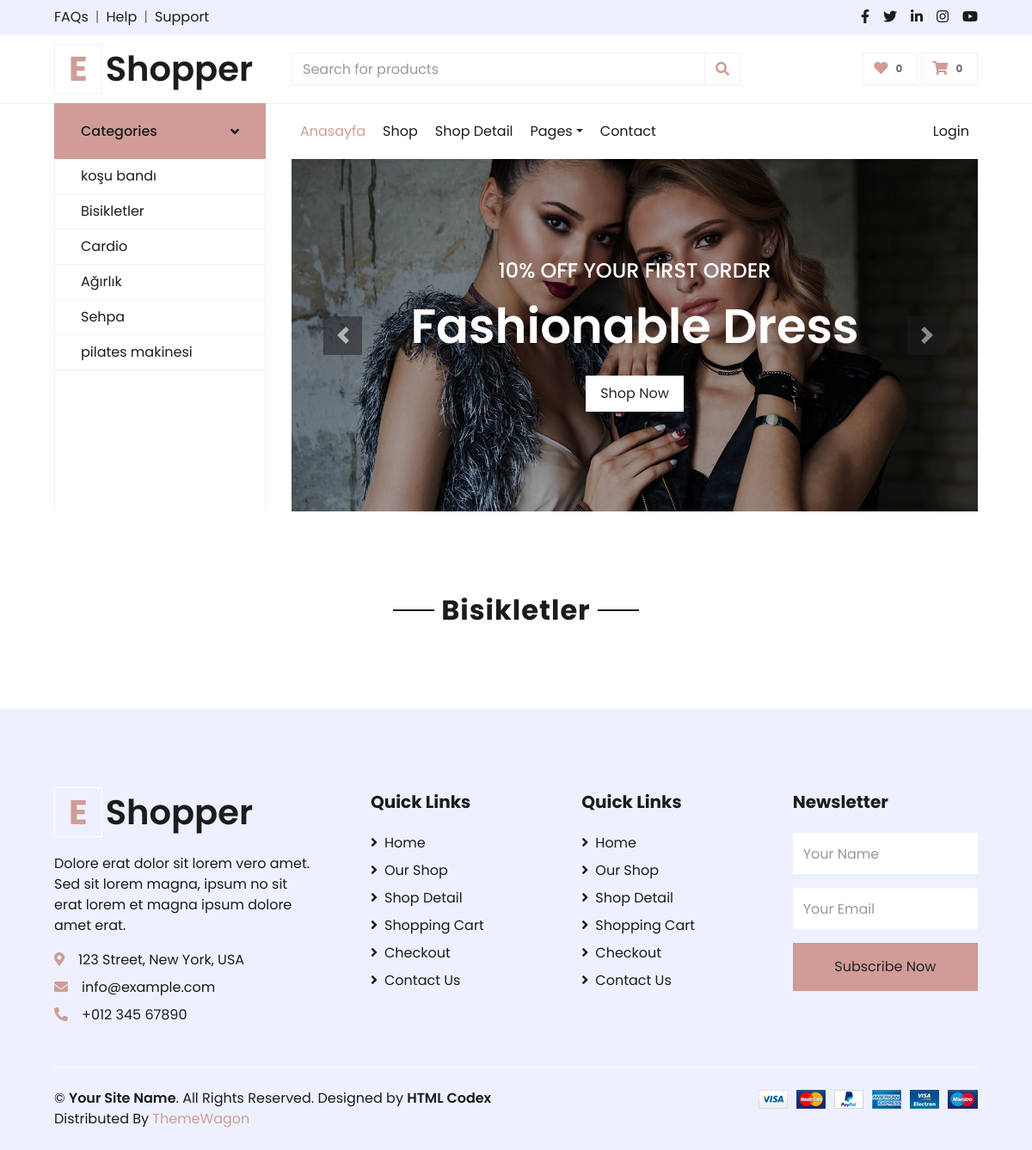
Before: /Category/3/bisiklet with the older database file.
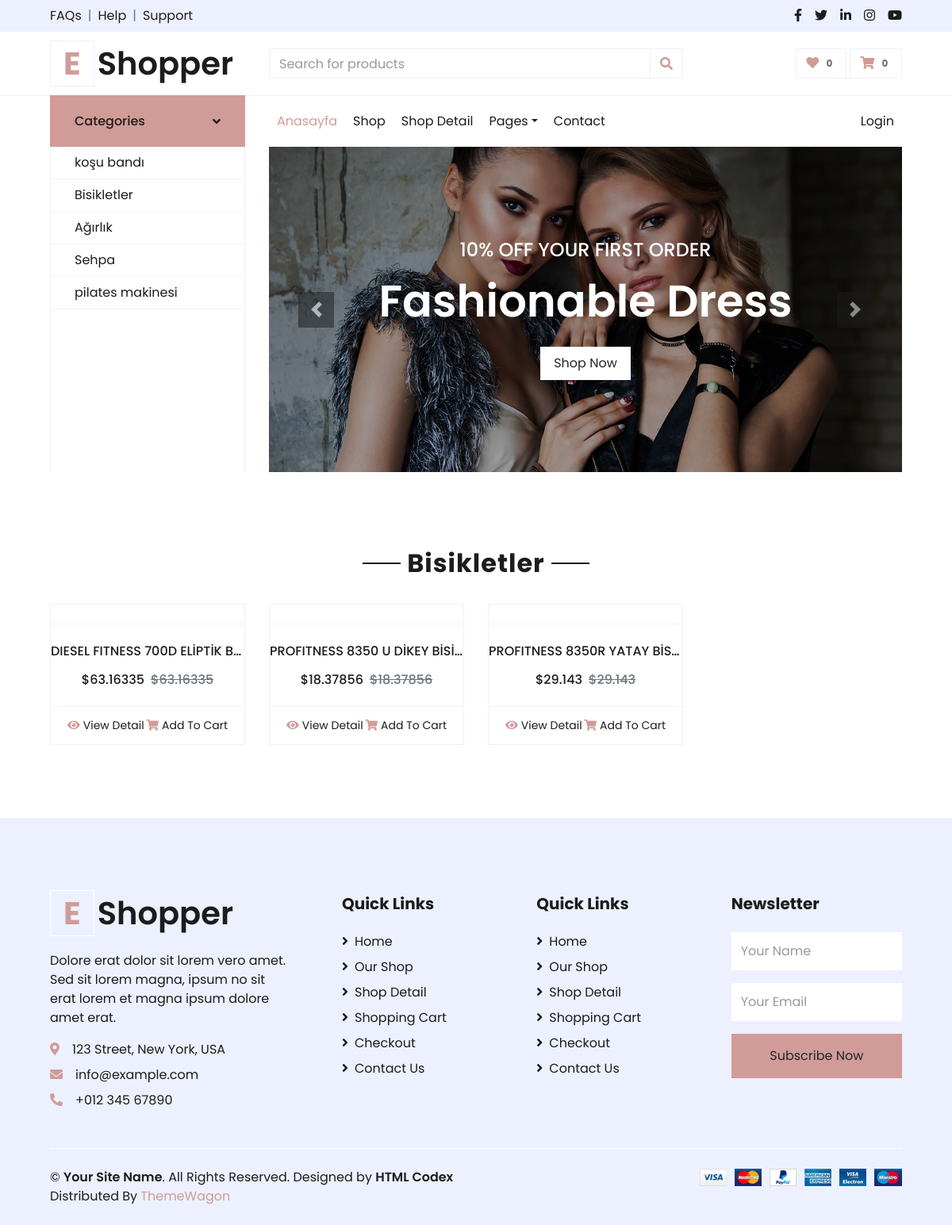
After: the same page with the newer database file.
### product/models.py (models this page shows, shortened)
class category(models.Model):
    STATUS = (
        ('True', 'Evet'),
        ('False', 'False'),
    )
    title = models.CharField(max_length=30)
    keywords = models.CharField(max_length=255)
    description = models.CharField(max_length=255)
    image = models.ImageField(blank=True, upload_to='images/')
    status = models.CharField(max_length=10, choices=STATUS)
    slug = models.SlugField()
    parent = models.ForeignKey('self', blank=True, null=True, related_name='children', on_delete=models.CASCADE)
    create_at = models.DateTimeField(auto_now_add=True)
    update_at = models.DateTimeField(auto_now=True)

class Product(models.Model):
    STATUS = (
        ('True', 'Evet'),
        ('False', 'Hayır'),
    )
    category = models.ForeignKey(category, on_delete=models.CASCADE)  # category tablosu ile ilişkilendirme
    title = models.CharField(max_length=50)
    description = models.CharField(blank=True, max_length=300)
    keywords = models.CharField(blank=True, max_length=200)
    image = models.ImageField(blank=True, upload_to='images/')
    price = models.FloatField()
    amount = models.IntegerField()
    detail = models.TextField()
    status = models.CharField(max_length=10, choices=STATUS)
    slug = models.SlugField(null=False, unique=True)
    create_at = models.DateTimeField(auto_now_add=True)
    update_at = models.DateTimeField(auto_now=True)
    def image_tag(self):
        return mark_safe('<img src="{}" height="50"/>'.format(self.image.url))
    image_tag.short_description = 'Image'

### home/views.py (the view)
# urls.py: path('Category/<int:id>/<slug:slug>', views.category_products, name='category_products'),]
def category_products(request, id, slug):
    Category = category.objects.all()
    selectedCategory = category.objects.filter(pk=id)
    product = Product.objects.filter(category_id=id)
    context = {'selectedCategory': selectedCategory,
               'Products': product,
               'category':Category}
    return render(request, 'category_products.html', context)

### home/templates/category_products.html (shortened to what this page needs)
{%  extends "homebase.html" %}
{% load static %}
{% block header %}{% include "header.html" %}{% endblock %}
{% block sidebar %}{% include "sidebar.html" %}{% endblock %}
{% block content %}
    <div class="container-fluid pt-5">
        <div class="text-center mb-4">
            {% for i in selectedCategory %}
            <h2 class="section-title px-5"><span class="px-2">{{ i.title}}</span></h2>
            {% endfor %}
        </div>
        <div class="row px-xl-5 pb-3">
            {% for i in Products %}
            <div class="col-lg-3 col-md-6 col-sm-12 pb-1">
                <div class="card product-item border-0 mb-4">
                    <div class="card-header product-img position-relative overflow-hidden bg-transparent border p-0">
                    </div>
                    <div class="card-body border-left border-right text-center p-0 pt-4 pb-3">
                        <h6 class="text-truncate mb-3">{{ i.title}}</h6>
                        <div class="d-flex justify-content-center">
                            <h6>${{ i.price }}</h6><h6 class="text-muted ml-2"><del>${{ i.price }}</del></h6>
                        </div>
                    </div>
                    <div class="card-footer d-flex justify-content-between bg-light border">
                        <a href="/product/{{ i.id }}/{{ i.slug }}" class="btn btn-sm text-dark p-0"><i class="fas fa-eye text-primary mr-1"></i>View Detail</a>
                        <a href="" class="btn btn-sm text-dark p-0"><i class="fas fa-shopping-cart text-primary mr-1"></i>Add To Cart</a>
                    </div>
                </div>
            </div>
            {% endfor %}
        </div>
    </div>
{% endblock %}
{% block footer %}{% include "footer.html" %}{% endblock %}

### home/templates/homebase.html (shortened to what this page needs)
{% load static %}
<!DOCTYPE html>
<html lang="en">
<head>
    <link href="https://cdnjs.cloudflare.com/ajax/libs/font-awesome/5.10.0/css/all.min.css" rel="stylesheet">
    <link href="{% static 'lib/owlcarousel/assets/owl.carousel.min.css"'%}" rel="stylesheet">
    <link href="{% static 'css/style.css' %}" rel="stylesheet">
</head>
<body>
 <div>
     {% block header %}{% endblock %}
{% block sidebar %}{% endblock %}
{% block content %}  {% endblock %}
 </div>
{% block footer %}{% endblock %}
</body>
</html>

### home/templates/header.html
{% load static %}
    <div class="container-fluid">
        <div class="row bg-secondary py-2 px-xl-5">
            <div class="col-lg-6 d-none d-lg-block">
                <div class="d-inline-flex align-items-center">
                    <a class="text-dark" href="">FAQs</a>
                    <span class="text-muted px-2">|</span>
                    <a class="text-dark" href="">Help</a>
                    <span class="text-muted px-2">|</span>
                    <a class="text-dark" href="">Support</a>
                </div>
            </div>
            <div class="col-lg-6 text-center text-lg-right">
                <div class="d-inline-flex align-items-center">
                    <a class="text-dark px-2" href="">
                        <i class="fab fa-facebook-f"></i>
                    </a>
                    <a class="text-dark px-2" href="">
                        <i class="fab fa-twitter"></i>
                    </a>
                    <a class="text-dark px-2" href="">
                        <i class="fab fa-linkedin-in"></i>
                    </a>
                    <a class="text-dark px-2" href="">
                        <i class="fab fa-instagram"></i>
                    </a>
                    <a class="text-dark pl-2" href="">
                        <i class="fab fa-youtube"></i>
                    </a>
                </div>
            </div>
        </div>
        <div class="row align-items-center py-3 px-xl-5">
            <div class="col-lg-3 d-none d-lg-block">
                <a href="" class="text-decoration-none">
                    <h1 class="m-0 display-5 font-weight-semi-bold"><span class="text-primary font-weight-bold border px-3 mr-1">E</span>Shopper</h1>
                </a>
            </div>
            <div class="col-lg-6 col-6 text-left">
                <form action="">
                    <div class="input-group">
                        <input type="text" class="form-control" placeholder="Search for products">
                        <div class="input-group-append">
                            <span class="input-group-text bg-transparent text-primary">
                                <i class="fa fa-search"></i>
                            </span>
                        </div>
                    </div>
                </form>
            </div>
            <div class="col-lg-3 col-6 text-right">
                <a href="" class="btn border">
                    <i class="fas fa-heart text-primary"></i>
                    <span class="badge">0</span>
                </a>
                <a href="" class="btn border">
                    <i class="fas fa-shopping-cart text-primary"></i>
                    <span class="badge">0</span>
                </a>
            </div>
        </div>
    </div>

### home/templates/sidebar.html (shortened to what this page needs)
{% load static %}
    <div class="container-fluid mb-5">
        <div class="row border-top px-xl-5">
            <div class="col-lg-3 d-none d-lg-block">
                <a class="btn shadow-none d-flex align-items-center justify-content-between bg-primary text-white w-100" data-toggle="collapse" href="#navbar-vertical" style="height: 65px; margin-top: -1px; padding: 0 30px;">
                    <h6 class="m-0">Categories</h6>
                    <i class="fa fa-angle-down text-dark"></i>
                </a>
                <nav class="collapse show navbar navbar-vertical navbar-light align-items-start p-0 border border-top-0 border-bottom-0" id="navbar-vertical">
                    <div class="navbar-nav w-100 overflow-hidden" style="height: 410px">
                        {% for i in category %}
                        <a href="/Category/{{ i.id }}/{{ i.slug }}" class="nav-item nav-link">{{ i.title }}</a>
                        {% endfor %}
                    </div>
                </nav>
            </div>
            <div class="col-lg-9">
                <nav class="navbar navbar-expand-lg bg-light navbar-light py-3 py-lg-0 px-0">
                    <div class="collapse navbar-collapse justify-content-between" id="navbarCollapse">
                        <div class="navbar-nav mr-auto py-0">
                            <a href="/" class="nav-item nav-link active">Anasayfa</a>
                            <a href="shop.html" class="nav-item nav-link">Shop</a>
                            <a href="detail.html" class="nav-item nav-link">Shop Detail</a>
                            <div class="nav-item dropdown">
                                <a href="#" class="nav-link dropdown-toggle" data-toggle="dropdown">Pages</a>
                            </div>
                            <a href="contact.html" class="nav-item nav-link">Contact</a>
                        </div>
                        <div class="navbar-nav ml-auto py-0">
                            {% if user.id is not None %}
                            <a href="" class="nav-item nav-link">{{ user.first_name }}</a>
                                <a href="/logout/" class="nav-item nav-link">Çıkış Yap</a>
                                {% else %}
                                <a href="/login/" class="nav-item nav-link">Login</a>
                            {% endif %}
                        </div>
                    </div>
                </nav>
                <div id="header-carousel" class="carousel slide" data-ride="carousel">
                    <div class="carousel-inner">
                        <div class="carousel-item active" style="height: 410px;">
                            <img class="img-fluid" src="{%  static 'img/carousel-1.jpg' %}" alt="Image">
                            <div class="carousel-caption d-flex flex-column align-items-center justify-content-center">
                                <div class="p-3" style="max-width: 700px;">
                                    <h4 class="text-light text-uppercase font-weight-medium mb-3">10% Off Your First Order</h4>
                                    <h3 class="display-4 text-white font-weight-semi-bold mb-4">Fashionable Dress</h3>
                                    <a href="" class="btn btn-light py-2 px-3">Shop Now</a>
                                </div>
                            </div>
                        </div>
                    </div>
                    <a class="carousel-control-prev" href="#header-carousel" data-slide="prev">
                        <div class="btn btn-dark" style="width: 45px; height: 45px;">
                            <span class="carousel-control-prev-icon mb-n2"></span>
                        </div>
                    </a>
                    <a class="carousel-control-next" href="#header-carousel" data-slide="next">
                        <div class="btn btn-dark" style="width: 45px; height: 45px;">
                            <span class="carousel-control-next-icon mb-n2"></span>
                        </div>
                    </a>
                </div>
            </div>
        </div>
    </div>

### home/templates/footer.html
 <div class="container-fluid bg-secondary text-dark mt-5 pt-5">
        <div class="row px-xl-5 pt-5">
            <div class="col-lg-4 col-md-12 mb-5 pr-3 pr-xl-5">
                <a href="" class="text-decoration-none">
                    <h1 class="mb-4 display-5 font-weight-semi-bold"><span class="text-primary font-weight-bold border border-white px-3 mr-1">E</span>Shopper</h1>
                </a>
                <p>Dolore erat dolor sit lorem vero amet. Sed sit lorem magna, ipsum no sit erat lorem et magna ipsum dolore amet erat.</p>
                <p class="mb-2"><i class="fa fa-map-marker-alt text-primary mr-3"></i>123 Street, New York, USA</p>
                <p class="mb-2"><i class="fa fa-envelope text-primary mr-3"></i>info@example.com</p>
                <p class="mb-0"><i class="fa fa-phone-alt text-primary mr-3"></i>+012 345 67890</p>
            </div>
            <div class="col-lg-8 col-md-12">
                <div class="row">
                    <div class="col-md-4 mb-5">
                        <h5 class="font-weight-bold text-dark mb-4">Quick Links</h5>
                        <div class="d-flex flex-column justify-content-start">
                            <a class="text-dark mb-2" href="index.html"><i class="fa fa-angle-right mr-2"></i>Home</a>
                            <a class="text-dark mb-2" href="shop.html"><i class="fa fa-angle-right mr-2"></i>Our Shop</a>
                            <a class="text-dark mb-2" href="detail.html"><i class="fa fa-angle-right mr-2"></i>Shop Detail</a>
                            <a class="text-dark mb-2" href="cart.html"><i class="fa fa-angle-right mr-2"></i>Shopping Cart</a>
                            <a class="text-dark mb-2" href="checkout.html"><i class="fa fa-angle-right mr-2"></i>Checkout</a>
                            <a class="text-dark" href="contact.html"><i class="fa fa-angle-right mr-2"></i>Contact Us</a>
                        </div>
                    </div>
                    <div class="col-md-4 mb-5">
                        <h5 class="font-weight-bold text-dark mb-4">Quick Links</h5>
                        <div class="d-flex flex-column justify-content-start">
                            <a class="text-dark mb-2" href="index.html"><i class="fa fa-angle-right mr-2"></i>Home</a>
                            <a class="text-dark mb-2" href="shop.html"><i class="fa fa-angle-right mr-2"></i>Our Shop</a>
                            <a class="text-dark mb-2" href="detail.html"><i class="fa fa-angle-right mr-2"></i>Shop Detail</a>
                            <a class="text-dark mb-2" href="cart.html"><i class="fa fa-angle-right mr-2"></i>Shopping Cart</a>
                            <a class="text-dark mb-2" href="checkout.html"><i class="fa fa-angle-right mr-2"></i>Checkout</a>
                            <a class="text-dark" href="contact.html"><i class="fa fa-angle-right mr-2"></i>Contact Us</a>
                        </div>
                    </div>
                    <div class="col-md-4 mb-5">
                        <h5 class="font-weight-bold text-dark mb-4">Newsletter</h5>
                        <form action="">
                            <div class="form-group">
                                <input type="text" class="form-control border-0 py-4" placeholder="Your Name" required="required" />
                            </div>
                            <div class="form-group">
                                <input type="email" class="form-control border-0 py-4" placeholder="Your Email"
                                    required="required" />
                            </div>
                            <div>
                                <button class="btn btn-primary btn-block border-0 py-3" type="submit">Subscribe Now</button>
                            </div>
                        </form>
                    </div>
                </div>
            </div>
        </div>
        <div class="row border-top border-light mx-xl-5 py-4">
            <div class="col-md-6 px-xl-0">
                <p class="mb-md-0 text-center text-md-left text-dark">
                    &copy; <a class="text-dark font-weight-semi-bold" href="#">Your Site Name</a>. All Rights Reserved. Designed
                    by
                    <a class="text-dark font-weight-semi-bold" href="https://htmlcodex.com">HTML Codex</a><br>
                    Distributed By <a href="https://themewagon.com" target="_blank">ThemeWagon</a>
                </p>
            </div>
            <div class="col-md-6 px-xl-0 text-center text-md-right">
                <img class="img-fluid" src="img/payments.png" alt="">
            </div>
        </div>
    </div>

Changed rows visible on the page:
removed category: title "Cardio", shown under "Categories"
added Product: title "DIESEL FITNESS 700D ELİPTİK B…", price "63.16335"
added Product: title "PROFITNESS 8350 U DİKEY BİSİ…", price "18.37856"
added Product: title "PROFITNESS 8350R YATAY BİS…", price "29.143"
